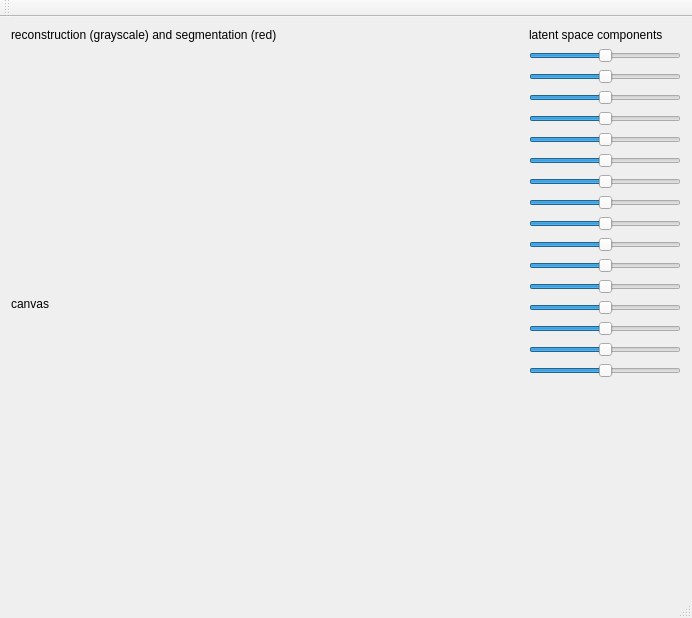
<?xml version="1.0" encoding="UTF-8"?>
<ui version="4.0">
 <class>MainWindow</class>
 <widget class="QMainWindow" name="MainWindow">
  <property name="geometry">
   <rect>
    <x>0</x>
    <y>0</y>
    <width>692</width>
    <height>618</height>
   </rect>
  </property>
  <property name="windowTitle">
   <string>MainWindow</string>
  </property>
  <widget class="QWidget" name="centralWidget">
   <layout class="QHBoxLayout" name="horizontalLayout">
    <item>
     <layout class="QVBoxLayout" name="verticalLayout_2">
      <item>
       <widget class="QLabel" name="label">
        <property name="text">
         <string>reconstruction (grayscale) and segmentation (red)</string>
        </property>
       </widget>
      </item>
      <item>
       <widget class="QLabel" name="canvas">
        <property name="minimumSize">
         <size>
          <width>512</width>
          <height>512</height>
         </size>
        </property>
        <property name="text">
         <string>canvas</string>
        </property>
       </widget>
      </item>
      <item>
       <spacer name="verticalSpacer_2">
        <property name="orientation">
         <enum>Qt::Vertical</enum>
        </property>
        <property name="sizeHint" stdset="0">
         <size>
          <width>20</width>
          <height>40</height>
         </size>
        </property>
       </spacer>
      </item>
     </layout>
    </item>
    <item>
     <layout class="QVBoxLayout" name="verticalLayout">
      <item>
       <widget class="QLabel" name="label_2">
        <property name="text">
         <string>latent space components</string>
        </property>
       </widget>
      </item>
      <item>
       <widget class="QSlider" name="horizontalSlider_1">
        <property name="minimumSize">
         <size>
          <width>100</width>
          <height>0</height>
         </size>
        </property>
        <property name="minimum">
         <number>-100</number>
        </property>
        <property name="maximum">
         <number>100</number>
        </property>
        <property name="tracking">
         <bool>false</bool>
        </property>
        <property name="orientation">
         <enum>Qt::Horizontal</enum>
        </property>
       </widget>
      </item>
      <item>
       <widget class="QSlider" name="horizontalSlider_2">
        <property name="minimum">
         <number>-100</number>
        </property>
        <property name="maximum">
         <number>100</number>
        </property>
        <property name="tracking">
         <bool>false</bool>
        </property>
        <property name="orientation">
         <enum>Qt::Horizontal</enum>
        </property>
       </widget>
      </item>
      <item>
       <widget class="QSlider" name="horizontalSlider_3">
        <property name="minimum">
         <number>-100</number>
        </property>
        <property name="maximum">
         <number>100</number>
        </property>
        <property name="tracking">
         <bool>false</bool>
        </property>
        <property name="orientation">
         <enum>Qt::Horizontal</enum>
        </property>
       </widget>
      </item>
      <item>
       <widget class="QSlider" name="horizontalSlider_4">
        <property name="minimum">
         <number>-100</number>
        </property>
        <property name="maximum">
         <number>100</number>
        </property>
        <property name="tracking">
         <bool>false</bool>
        </property>
        <property name="orientation">
         <enum>Qt::Horizontal</enum>
        </property>
       </widget>
      </item>
      <item>
       <widget class="QSlider" name="horizontalSlider_5">
        <property name="minimum">
         <number>-100</number>
        </property>
        <property name="maximum">
         <number>100</number>
        </property>
        <property name="tracking">
         <bool>false</bool>
        </property>
        <property name="orientation">
         <enum>Qt::Horizontal</enum>
        </property>
       </widget>
      </item>
      <item>
       <widget class="QSlider" name="horizontalSlider_6">
        <property name="minimum">
         <number>-100</number>
        </property>
        <property name="maximum">
         <number>100</number>
        </property>
        <property name="tracking">
         <bool>false</bool>
        </property>
        <property name="orientation">
         <enum>Qt::Horizontal</enum>
        </property>
       </widget>
      </item>
      <item>
       <widget class="QSlider" name="horizontalSlider_7">
        <property name="minimum">
         <number>-100</number>
        </property>
        <property name="maximum">
         <number>100</number>
        </property>
        <property name="tracking">
         <bool>false</bool>
        </property>
        <property name="orientation">
         <enum>Qt::Horizontal</enum>
        </property>
       </widget>
      </item>
      <item>
       <widget class="QSlider" name="horizontalSlider_8">
        <property name="minimum">
         <number>-100</number>
        </property>
        <property name="maximum">
         <number>100</number>
        </property>
        <property name="tracking">
         <bool>false</bool>
        </property>
        <property name="orientation">
         <enum>Qt::Horizontal</enum>
        </property>
       </widget>
      </item>
      <item>
       <widget class="QSlider" name="horizontalSlider_9">
        <property name="minimumSize">
         <size>
          <width>0</width>
          <height>0</height>
         </size>
        </property>
        <property name="minimum">
         <number>-100</number>
        </property>
        <property name="maximum">
         <number>100</number>
        </property>
        <property name="tracking">
         <bool>false</bool>
        </property>
        <property name="orientation">
         <enum>Qt::Horizontal</enum>
        </property>
       </widget>
      </item>
      <item>
       <widget class="QSlider" name="horizontalSlider_10">
        <property name="minimum">
         <number>-100</number>
        </property>
        <property name="maximum">
         <number>100</number>
        </property>
        <property name="tracking">
         <bool>false</bool>
        </property>
        <property name="orientation">
         <enum>Qt::Horizontal</enum>
        </property>
       </widget>
      </item>
      <item>
       <widget class="QSlider" name="horizontalSlider_11">
        <property name="minimum">
         <number>-100</number>
        </property>
        <property name="maximum">
         <number>100</number>
        </property>
        <property name="tracking">
         <bool>false</bool>
        </property>
        <property name="orientation">
         <enum>Qt::Horizontal</enum>
        </property>
       </widget>
      </item>
      <item>
       <widget class="QSlider" name="horizontalSlider_13">
        <property name="minimum">
         <number>-100</number>
        </property>
        <property name="maximum">
         <number>100</number>
        </property>
        <property name="tracking">
         <bool>false</bool>
        </property>
        <property name="orientation">
         <enum>Qt::Horizontal</enum>
        </property>
       </widget>
      </item>
      <item>
       <widget class="QSlider" name="horizontalSlider_14">
        <property name="minimum">
         <number>-100</number>
        </property>
        <property name="maximum">
         <number>100</number>
        </property>
        <property name="tracking">
         <bool>false</bool>
        </property>
        <property name="orientation">
         <enum>Qt::Horizontal</enum>
        </property>
       </widget>
      </item>
      <item>
       <widget class="QSlider" name="horizontalSlider_12">
        <property name="minimum">
         <number>-100</number>
        </property>
        <property name="maximum">
         <number>100</number>
        </property>
        <property name="tracking">
         <bool>false</bool>
        </property>
        <property name="orientation">
         <enum>Qt::Horizontal</enum>
        </property>
       </widget>
      </item>
      <item>
       <widget class="QSlider" name="horizontalSlider_16">
        <property name="minimum">
         <number>-100</number>
        </property>
        <property name="maximum">
         <number>100</number>
        </property>
        <property name="tracking">
         <bool>false</bool>
        </property>
        <property name="orientation">
         <enum>Qt::Horizontal</enum>
        </property>
       </widget>
      </item>
      <item>
       <widget class="QSlider" name="horizontalSlider_15">
        <property name="minimum">
         <number>-100</number>
        </property>
        <property name="maximum">
         <number>100</number>
        </property>
        <property name="tracking">
         <bool>false</bool>
        </property>
        <property name="orientation">
         <enum>Qt::Horizontal</enum>
        </property>
       </widget>
      </item>
      <item>
       <spacer name="verticalSpacer">
        <property name="orientation">
         <enum>Qt::Vertical</enum>
        </property>
        <property name="sizeHint" stdset="0">
         <size>
          <width>20</width>
          <height>40</height>
         </size>
        </property>
       </spacer>
      </item>
     </layout>
    </item>
   </layout>
  </widget>
  <widget class="QMenuBar" name="menuBar">
   <property name="geometry">
    <rect>
     <x>0</x>
     <y>0</y>
     <width>692</width>
     <height>20</height>
    </rect>
   </property>
  </widget>
  <widget class="QToolBar" name="mainToolBar">
   <attribute name="toolBarArea">
    <enum>TopToolBarArea</enum>
   </attribute>
   <attribute name="toolBarBreak">
    <bool>false</bool>
   </attribute>
  </widget>
  <widget class="QStatusBar" name="statusBar"/>
 </widget>
 <layoutdefault spacing="6" margin="11"/>
 <resources/>
 <connections/>
</ui>
